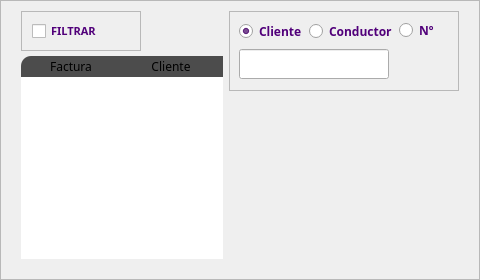
              <widget class="QFrame" name="frameTablaFac">
               <property name="sizePolicy">
                <sizepolicy hsizetype="Expanding" vsizetype="Expanding">
                 <horstretch>0</horstretch>
                 <verstretch>0</verstretch>
                </sizepolicy>
               </property>
               <property name="minimumSize">
                <size>
                 <width>480</width>
                 <height>280</height>
                </size>
               </property>
               <property name="maximumSize">
                <size>
                 <width>480</width>
                 <height>280</height>
                </size>
               </property>
               <property name="mouseTracking">
                <bool>true</bool>
               </property>
               <property name="frameShape">
                <enum>QFrame::StyledPanel</enum>
               </property>
               <property name="frameShadow">
                <enum>QFrame::Sunken</enum>
               </property>
               <layout class="QGridLayout" name="gridLayout_36">
                <property name="leftMargin">
                 <number>20</number>
                </property>
                <property name="topMargin">
                 <number>10</number>
                </property>
                <property name="rightMargin">
                 <number>20</number>
                </property>
                <property name="bottomMargin">
                 <number>20</number>
                </property>
                <item row="0" column="0">
                 <layout class="QVBoxLayout" name="verticalLayout_2">
                  <property name="spacing">
                   <number>5</number>
                  </property>
                  <item>
                   <widget class="QFrame" name="frame_3">
                    <property name="maximumSize">
                     <size>
                      <width>120</width>
                      <height>16777215</height>
                     </size>
                    </property>
                    <property name="frameShape">
                     <enum>QFrame::StyledPanel</enum>
                    </property>
                    <property name="frameShadow">
                     <enum>QFrame::Raised</enum>
                    </property>
                    <layout class="QHBoxLayout" name="horizontalLayout">
                     <item>
                      <widget class="QCheckBox" name="chkFiltrar">
                       <property name="sizePolicy">
                        <sizepolicy hsizetype="Fixed" vsizetype="Fixed">
                         <horstretch>0</horstretch>
                         <verstretch>0</verstretch>
                        </sizepolicy>
                       </property>
                       <property name="minimumSize">
                        <size>
                         <width>70</width>
                         <height>0</height>
                        </size>
                       </property>
                       <property name="maximumSize">
                        <size>
                         <width>30</width>
                         <height>20</height>
                        </size>
                       </property>
                       <property name="font">
                        <font>
                         <family>Poppins</family>
                         <pointsize>8</pointsize>
                         <weight>75</weight>
                         <bold>true</bold>
                        </font>
                       </property>
                       <property name="focusPolicy">
                        <enum>Qt::ClickFocus</enum>
                       </property>
                       <property name="styleSheet">
                        <string notr="true">color: #51007A;</string>
                       </property>
                       <property name="text">
                        <string>FILTRAR</string>
                       </property>
                       <property name="checked">
                        <bool>false</bool>
                       </property>
                      </widget>
                     </item>
                     <item>
                      <widget class="QPushButton" name="btnLimpiarFiltroFac">
                       <property name="sizePolicy">
                        <sizepolicy hsizetype="Fixed" vsizetype="Fixed">
                         <horstretch>0</horstretch>
                         <verstretch>0</verstretch>
                        </sizepolicy>
                       </property>
                       <property name="minimumSize">
                        <size>
                         <width>20</width>
                         <height>20</height>
                        </size>
                       </property>
                       <property name="maximumSize">
                        <size>
                         <width>20</width>
                         <height>20</height>
                        </size>
                       </property>
                       <property name="focusPolicy">
                        <enum>Qt::ClickFocus</enum>
                       </property>
                       <property name="styleSheet">
                        <string notr="true">border-radius:10px;
</string>
                       </property>
                       <property name="text">
                        <string/>
                       </property>
                       <property name="icon">
                        <iconset resource="../resources.qrc">
                         <normaloff>:/img/img/reload-outlined_.png</normaloff>:/img/img/reload-outlined_.png</iconset>
                       </property>
                       <property name="flat">
                        <bool>true</bool>
                       </property>
                      </widget>
                     </item>
                    </layout>
                   </widget>
                  </item>
                  <item>
                   <widget class="QTableWidget" name="tabFac">
                    <property name="sizePolicy">
                     <sizepolicy hsizetype="Expanding" vsizetype="Expanding">
                      <horstretch>0</horstretch>
                      <verstretch>0</verstretch>
                     </sizepolicy>
                    </property>
                    <property name="maximumSize">
                     <size>
                      <width>450</width>
                      <height>16777215</height>
                     </size>
                    </property>
                    <property name="font">
                     <font>
                      <family>Poppins</family>
                      <stylestrategy>PreferAntialias</stylestrategy>
                     </font>
                    </property>
                    <property name="mouseTracking">
                     <bool>true</bool>
                    </property>
                    <property name="focusPolicy">
                     <enum>Qt::NoFocus</enum>
                    </property>
                    <property name="styleSheet">
                     <string notr="true">QHeaderView::section:horizontal{
border-top: 0px solid #ffffff;
color:'white';
font: 9pt ;
background-color:rgb(76,76,76);
}

QTableWidget::item:selected {
    background-color: rgb(81,0,122);
	color: white;
}

/*QTableWidget::item:hover {
 background-color: rgb(81,0,122);
color:white;
}*/

QTableWidget {border-radius: 5px;
margin: 0px;}

QHeaderView::section:last {
                border-top-right-radius: 10px; }
 QHeaderView::section:first {
                border-top-left-radius: 10px; }

QTableWidget QTableCornerButton::section {
    border-bottom-left-radius: 10px;
}

QTableWidget QTableCornerButton::section:last {
    border-bottom-right-radius: 10px;
}</string>
                    </property>
                    <property name="frameShape">
                     <enum>QFrame::NoFrame</enum>
                    </property>
                    <property name="verticalScrollBarPolicy">
                     <enum>Qt::ScrollBarAlwaysOff</enum>
                    </property>
                    <property name="horizontalScrollBarPolicy">
                     <enum>Qt::ScrollBarAlwaysOff</enum>
                    </property>
                    <property name="sizeAdjustPolicy">
                     <enum>QAbstractScrollArea::AdjustIgnored</enum>
                    </property>
                    <property name="editTriggers">
                     <set>QAbstractItemView::NoEditTriggers</set>
                    </property>
                    <property name="alternatingRowColors">
                     <bool>true</bool>
                    </property>
                    <property name="selectionMode">
                     <enum>QAbstractItemView::SingleSelection</enum>
                    </property>
                    <property name="selectionBehavior">
                     <enum>QAbstractItemView::SelectRows</enum>
                    </property>
                    <property name="showGrid">
                     <bool>false</bool>
                    </property>
                    <property name="sortingEnabled">
                     <bool>false</bool>
                    </property>
                    <attribute name="horizontalHeaderHighlightSections">
                     <bool>false</bool>
                    </attribute>
                    <attribute name="verticalHeaderVisible">
                     <bool>false</bool>
                    </attribute>
                    <attribute name="verticalHeaderHighlightSections">
                     <bool>false</bool>
                    </attribute>
                    <column>
                     <property name="text">
                      <string>Factura</string>
                     </property>
                    </column>
                    <column>
                     <property name="text">
                      <string>Cliente</string>
                     </property>
                    </column>
                    <column>
                     <property name="text">
                      <string/>
                     </property>
                    </column>
                   </widget>
                  </item>
                 </layout>
                </item>
                <item row="0" column="1" alignment="Qt::AlignTop">
                 <widget class="QFrame" name="frameFiltrar">
                  <property name="minimumSize">
                   <size>
                    <width>230</width>
                    <height>80</height>
                   </size>
                  </property>
                  <property name="maximumSize">
                   <size>
                    <width>230</width>
                    <height>81</height>
                   </size>
                  </property>
                  <property name="frameShape">
                   <enum>QFrame::StyledPanel</enum>
                  </property>
                  <property name="frameShadow">
                   <enum>QFrame::Raised</enum>
                  </property>
                  <widget class="QLineEdit" name="txtFiltro">
                   <property name="enabled">
                    <bool>true</bool>
                   </property>
                   <property name="geometry">
                    <rect>
                     <x>10</x>
                     <y>38</y>
                     <width>150</width>
                     <height>30</height>
                    </rect>
                   </property>
                   <property name="minimumSize">
                    <size>
                     <width>150</width>
                     <height>30</height>
                    </size>
                   </property>
                   <property name="maximumSize">
                    <size>
                     <width>150</width>
                     <height>30</height>
                    </size>
                   </property>
                   <property name="styleSheet">
                    <string notr="true"/>
                   </property>
                   <property name="text">
                    <string/>
                   </property>
                   <property name="alignment">
                    <set>Qt::AlignCenter</set>
                   </property>
                  </widget>
                  <widget class="QRadioButton" name="rbtConductor">
                   <property name="enabled">
                    <bool>true</bool>
                   </property>
                   <property name="geometry">
                    <rect>
                     <x>80</x>
                     <y>10</y>
                     <width>95</width>
                     <height>20</height>
                    </rect>
                   </property>
                   <property name="minimumSize">
                    <size>
                     <width>95</width>
                     <height>0</height>
                    </size>
                   </property>
                   <property name="maximumSize">
                    <size>
                     <width>95</width>
                     <height>20</height>
                    </size>
                   </property>
                   <property name="font">
                    <font>
                     <family>Poppins</family>
                     <weight>75</weight>
                     <bold>true</bold>
                    </font>
                   </property>
                   <property name="focusPolicy">
                    <enum>Qt::ClickFocus</enum>
                   </property>
                   <property name="styleSheet">
                    <string notr="true">color: #51007A;</string>
                   </property>
                   <property name="text">
                    <string>Conductor</string>
                   </property>
                   <property name="checkable">
                    <bool>true</bool>
                   </property>
                   <property name="checked">
                    <bool>false</bool>
                   </property>
                   <attribute name="buttonGroup">
                    <string notr="true">buttonFiltro</string>
                   </attribute>
                  </widget>
                  <widget class="QRadioButton" name="rbtCliente">
                   <property name="enabled">
                    <bool>true</bool>
                   </property>
                   <property name="geometry">
                    <rect>
                     <x>10</x>
                     <y>10</y>
                     <width>79</width>
                     <height>20</height>
                    </rect>
                   </property>
                   <property name="maximumSize">
                    <size>
                     <width>80</width>
                     <height>20</height>
                    </size>
                   </property>
                   <property name="font">
                    <font>
                     <family>Poppins</family>
                     <weight>75</weight>
                     <bold>true</bold>
                    </font>
                   </property>
                   <property name="focusPolicy">
                    <enum>Qt::ClickFocus</enum>
                   </property>
                   <property name="styleSheet">
                    <string notr="true">color: #51007A;</string>
                   </property>
                   <property name="text">
                    <string>Cliente</string>
                   </property>
                   <property name="checkable">
                    <bool>true</bool>
                   </property>
                   <property name="checked">
                    <bool>true</bool>
                   </property>
                   <attribute name="buttonGroup">
                    <string notr="true">buttonFiltro</string>
                   </attribute>
                  </widget>
                  <widget class="QPushButton" name="btnFiltrar">
                   <property name="geometry">
                    <rect>
                     <x>173</x>
                     <y>30</y>
                     <width>40</width>
                     <height>40</height>
                    </rect>
                   </property>
                   <property name="sizePolicy">
                    <sizepolicy hsizetype="Fixed" vsizetype="Fixed">
                     <horstretch>0</horstretch>
                     <verstretch>0</verstretch>
                    </sizepolicy>
                   </property>
                   <property name="minimumSize">
                    <size>
                     <width>40</width>
                     <height>40</height>
                    </size>
                   </property>
                   <property name="maximumSize">
                    <size>
                     <width>40</width>
                     <height>40</height>
                    </size>
                   </property>
                   <property name="focusPolicy">
                    <enum>Qt::ClickFocus</enum>
                   </property>
                   <property name="styleSheet">
                    <string notr="true">border-radius:20px;</string>
                   </property>
                   <property name="text">
                    <string/>
                   </property>
                   <property name="icon">
                    <iconset resource="../resources.qrc">
                     <normaloff>:/img/img/lupa.png</normaloff>:/img/img/lupa.png</iconset>
                   </property>
                   <property name="flat">
                    <bool>true</bool>
                   </property>
                  </widget>
                  <widget class="QRadioButton" name="rbtNum">
                   <property name="geometry">
                    <rect>
                     <x>170</x>
                     <y>11</y>
                     <width>37</width>
                     <height>17</height>
                    </rect>
                   </property>
                   <property name="font">
                    <font>
                     <family>Poppins</family>
                     <weight>75</weight>
                     <bold>true</bold>
                    </font>
                   </property>
                   <property name="styleSheet">
                    <string notr="true">color: #51007A;
</string>
                   </property>
                   <property name="text">
                    <string>Nº</string>
                   </property>
                   <attribute name="buttonGroup">
                    <string notr="true">buttonFiltro</string>
                   </attribute>
                  </widget>
                 </widget>
                </item>
               </layout>
              </widget>
